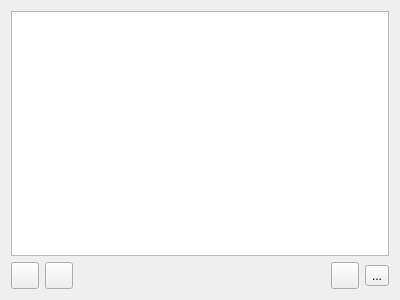
<?xml version="1.0" encoding="UTF-8"?>
<ui version="4.0">
 <class>Form</class>
 <widget class="QWidget" name="Form">
  <property name="geometry">
   <rect>
    <x>0</x>
    <y>0</y>
    <width>400</width>
    <height>300</height>
   </rect>
  </property>
  <property name="windowTitle">
   <string>Form</string>
  </property>
  <layout class="QVBoxLayout" name="verticalLayout">
   <item>
    <widget class="QListWidget" name="list_widget_data_list">
     <property name="sizePolicy">
      <sizepolicy hsizetype="Expanding" vsizetype="Expanding">
       <horstretch>0</horstretch>
       <verstretch>0</verstretch>
      </sizepolicy>
     </property>
    </widget>
   </item>
   <item>
    <layout class="QHBoxLayout" name="horizontalLayout">
     <item>
      <widget class="QToolButton" name="button_create_sub_window">
       <property name="toolTip">
        <string>Create a new plot from the selected data</string>
       </property>
       <property name="text">
        <string/>
       </property>
       <property name="icon">
        <iconset resource="../resources/resources.qrc">
         <normaloff>:/icons/icons8-New Window-96.png</normaloff>:/icons/icons8-New Window-96.png</iconset>
       </property>
       <property name="iconSize">
        <size>
         <width>20</width>
         <height>20</height>
        </size>
       </property>
      </widget>
     </item>
     <item>
      <widget class="QToolButton" name="button_add_to_sub_window">
       <property name="toolTip">
        <string>Add selected data to the current plot, interpolate if necessary</string>
       </property>
       <property name="text">
        <string/>
       </property>
       <property name="icon">
        <iconset resource="../resources/resources.qrc">
         <normaloff>:/icons/icons8-Open in Window-96.png</normaloff>:/icons/icons8-Open in Window-96.png</iconset>
       </property>
       <property name="iconSize">
        <size>
         <width>20</width>
         <height>20</height>
        </size>
       </property>
      </widget>
     </item>
     <item>
      <spacer name="horizontalSpacer_2">
       <property name="orientation">
        <enum>Qt::Horizontal</enum>
       </property>
       <property name="sizeHint" stdset="0">
        <size>
         <width>40</width>
         <height>20</height>
        </size>
       </property>
      </spacer>
     </item>
     <item>
      <widget class="QToolButton" name="button_apply_model">
       <property name="toolTip">
        <string>Paste a set of models onto a layer created from the selected data</string>
       </property>
       <property name="text">
        <string/>
       </property>
       <property name="icon">
        <iconset resource="../resources/resources.qrc">
         <normaloff>:/icons/Paste-96.png</normaloff>:/icons/Paste-96.png</iconset>
       </property>
       <property name="iconSize">
        <size>
         <width>20</width>
         <height>20</height>
        </size>
       </property>
      </widget>
     </item>
     <item>
      <widget class="QToolButton" name="button_remove_data">
       <property name="toolTip">
        <string>Delete the selected data</string>
       </property>
       <property name="text">
        <string>...</string>
       </property>
       <property name="icon">
        <iconset resource="../resources/resources.qrc">
         <normaloff>:/icons/Delete-48.png</normaloff>:/icons/Delete-48.png</iconset>
       </property>
       <property name="iconSize">
        <size>
         <width>20</width>
         <height>20</height>
        </size>
       </property>
      </widget>
     </item>
    </layout>
   </item>
  </layout>
 </widget>
 <resources>
  <include location="../resources/resources.qrc"/>
 </resources>
 <connections/>
</ui>
